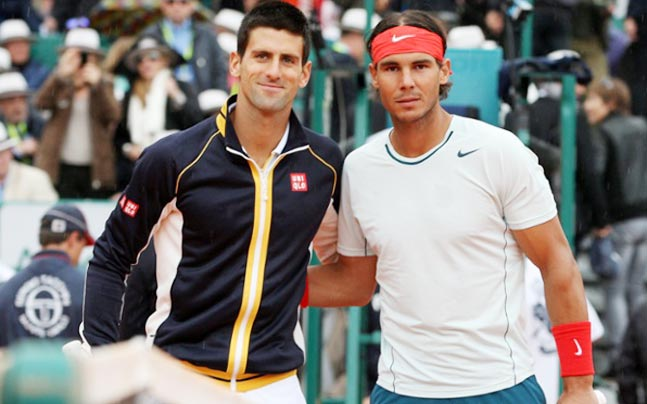
#> input picture faces.jpeg, 647 x 404 px, given in place of the camera
$ jupyter execute 'Object Tracking based on Colour.ipynb'   (text cells are left out)
#> lines starting #> are read from the running program, lines starting #| are printed output that depends on the picture; after the words box and inside, x2 and y2 are one past the last pixel; in counts of white or black regions, pixels touching at a corner belong together
[cell 1]
import cv2
import numpy as np

[cell 2]
col=np.uint8([[[255,0,0]]])
col_hsv=cv2.cvtColor(col,cv2.COLOR_BGR2HSV)
print(col_hsv)

[cell 3]
# define range of blue color in HSV (got approximate values from above cell and tweaked them)
col_upper=np.array([130, 255, 255])
col_lower=np.array([90, 140, 10])

[cell 4]
cap = cv2.VideoCapture(0)  # opening camera device

while(1):
    # Take each frame
    ret, frame = cap.read()
#> frame is the input picture: shape (404, 647, 3); mean B, G, R 121, 124.7, 130
    # Convert BGR to HSV
    hsv_frame = cv2.cvtColor(frame, cv2.COLOR_BGR2HSV)
#> hsv_frame: shape (404, 647, 3); mean H, S, V 70.2, 65.4, 140.9
    # Threshold the HSV image to get only green colors
    mask = cv2.inRange(hsv_frame, col_lower, col_upper)
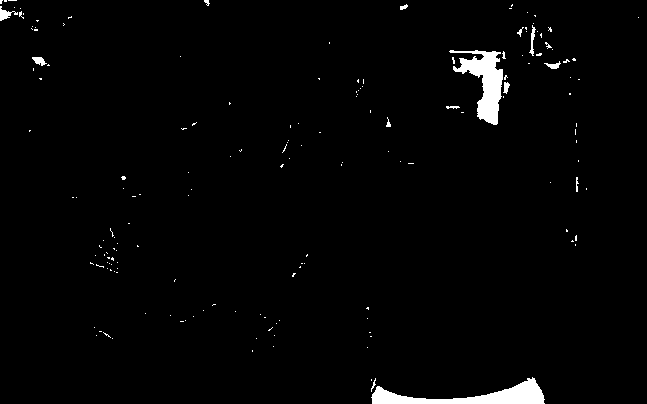
#> mask: shape (404, 647); 1.8% white; 167 white regions (153 under 20 px), largest, box (x1, y1, x2, y2) and area: (371, 377, 545, 404) 1907, (449, 50, 503, 125) 1760, (0, 6, 18, 21) 110
    # Bitwise-AND mask and original image
    track = cv2.bitwise_and(frame,frame,mask= mask)
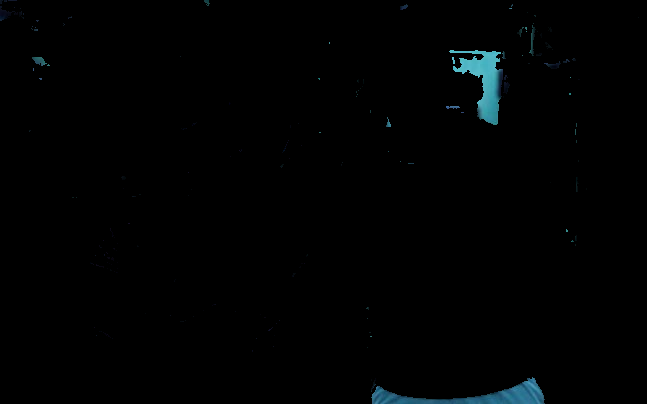
#> track: shape (404, 647, 3); mean B, G, R 2.3, 2, 0.8
    # Displaying Windows
    cv2.imshow('Frame',frame)
    cv2.imshow('Mask',mask)
    cv2.imshow('Tracking',track)

    if(cv2.waitKey(5) & 0xFF)==ord("x"):
#> (key x is pressed here)
        break
cap.release()
cv2.destroyAllWindows()

[cell 5]
red=np.uint8([[[0,0,255]]])
r_hsv=cv2.cvtColor(red,cv2.COLOR_BGR2HSV)
print(r_hsv)

[cell 6]
# define range of red color in HSV (got approximate values from above cell and tweaked them)
red_upper=np.array([30, 190, 200])
red_lower=np.array([0, 80, 70])

[cell 7]
cap = cv2.VideoCapture(0)

while(1):
    # Take each frame
    ret, frame = cap.read()
    # Convert BGR to HSV
    hsv = cv2.cvtColor(frame, cv2.COLOR_BGR2HSV)
    # Threshold the HSV image to get only red colors
    mask = cv2.inRange(hsv, red_lower, red_upper)
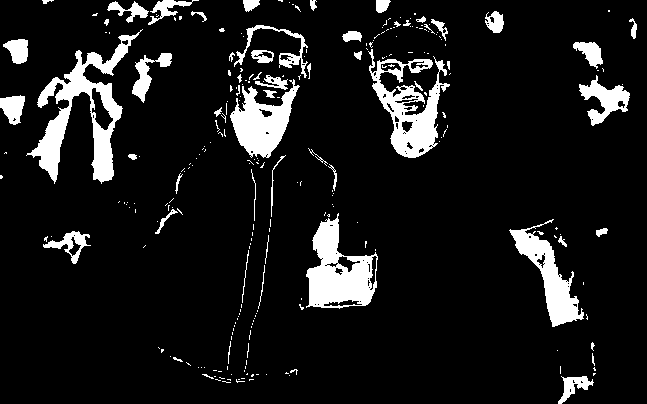
#> mask: shape (404, 647); 10% white; 260 white regions (202 under 20 px), largest, box (x1, y1, x2, y2) and area: (26, 29, 143, 184) 4801, (306, 213, 378, 309) 3653, (368, 49, 450, 158) 3466
    # Bitwise-AND mask and original image
    track = cv2.bitwise_and(frame,frame, mask=mask)
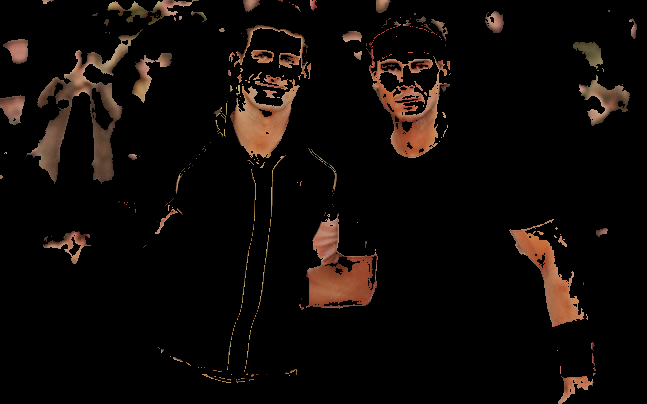
#> track: shape (404, 647, 3); mean B, G, R 7.2, 9.8, 14.8
    # Displaying Frames
    cv2.imshow('Frame',frame)
    cv2.imshow('Mask',mask)
    cv2.imshow('Tracking',track)

    if(cv2.waitKey(5) & 0xFF)==ord("x"):
#> (key x is pressed here)
        break
cap.release()
cv2.destroyAllWindows()
